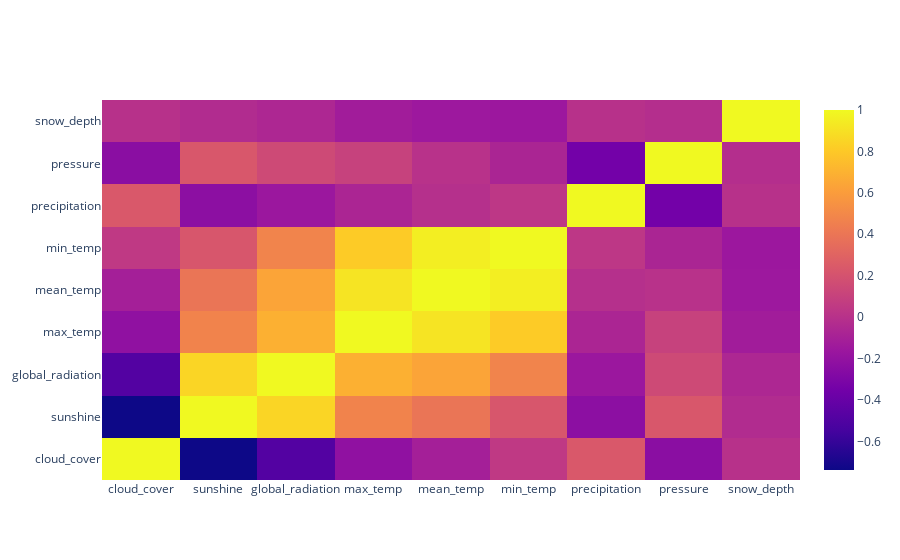

Here is the notebook cell this chart was saved with:
### Code cell
correl = df_weather.corr()

trace = go.Heatmap(z=correl.values,
                  x=correl.index.values,
                  y=correl.columns.values)
data=[trace]
plotly.offline.iplot(data, filename='basic-heatmap')

### Figure 1 — Plotly figure (JSON) as saved in the notebook; plotly's stock layout.template omitted (floating-point values rounded to 4 significant figures)
{"data": [{"type": "heatmap", "x": ["cloud_cover", "sunshine", "global_radiation", "max_temp", "mean_temp", "min_temp", "precipitation", "pressure", "snow_depth"], "y": ["cloud_cover", "sunshine", "global_radiation", "max_temp", "mean_temp", "min_temp", "precipitation", "pressure", "snow_depth"], "z": [[1, -0.7383, -0.486, -0.2122, -0.1106, 0.04884, 0.2353, -0.242, -0.001256], [-0.7383, 1, 0.8526, 0.4722, 0.3965, 0.2191, -0.2316, 0.2269, -0.03422], [-0.486, 0.8526, 1, 0.6909, 0.6354, 0.4781, -0.1627, 0.1501, -0.06178], [-0.2122, 0.4722, 0.6909, 1, 0.9122, 0.8105, -0.0718, 0.1005, -0.1306], [-0.1106, 0.3965, 0.6354, 0.9122, 1, 0.9556, -0.01046, 0.004764, -0.1549], [0.04884, 0.2191, 0.4781, 0.8105, 0.9556, 1, 0.03723, -0.07427, -0.1579], [0.2353, -0.2316, -0.1627, -0.0718, -0.01046, 0.03723, 1, -0.3495, -0.001352], [-0.242, 0.2269, 0.1501, 0.1005, 0.004764, -0.07427, -0.3495, 1, -0.02123], [-0.001256, -0.03422, -0.06178, -0.1306, -0.1549, -0.1579, -0.001352, -0.02123, 1]]}], "layout": {}}
